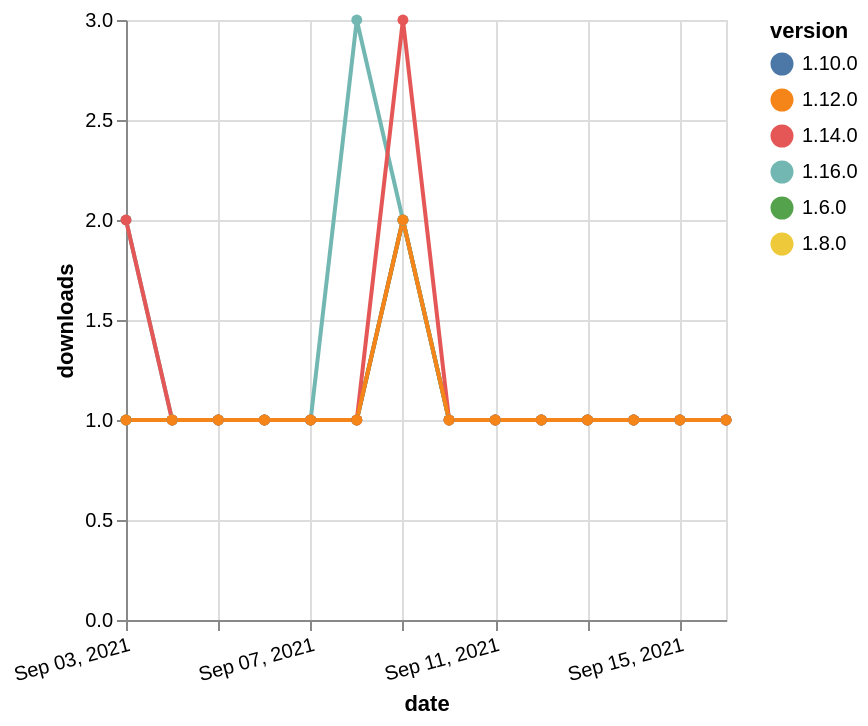

Vega-Lite specification for this chart:
### Vega-Lite specification from a JSON file in a GitHub repository (floating-point values rounded to 4 significant figures)
{"$schema": "https://vega.github.io/schema/vega-lite/v5.json", "description": "A simple bar chart with embedded data.", "data": {"values": [{"date": "2021-09-03", "total": 235, "delta": 1, "version": "1.6.0"}, {"date": "2021-09-04", "total": 236, "delta": 1, "version": "1.6.0"}, {"date": "2021-09-05", "total": 237, "delta": 1, "version": "1.6.0"}, {"date": "2021-09-06", "total": 238, "delta": 1, "version": "1.6.0"}, {"date": "2021-09-07", "total": 239, "delta": 1, "version": "1.6.0"}, {"date": "2021-09-08", "total": 240, "delta": 1, "version": "1.6.0"}, {"date": "2021-09-09", "total": 242, "delta": 2, "version": "1.6.0"}, {"date": "2021-09-10", "total": 243, "delta": 1, "version": "1.6.0"}, {"date": "2021-09-11", "total": 244, "delta": 1, "version": "1.6.0"}, {"date": "2021-09-12", "total": 245, "delta": 1, "version": "1.6.0"}, {"date": "2021-09-13", "total": 246, "delta": 1, "version": "1.6.0"}, {"date": "2021-09-14", "total": 247, "delta": 1, "version": "1.6.0"}, {"date": "2021-09-15", "total": 248, "delta": 1, "version": "1.6.0"}, {"date": "2021-09-16", "total": 249, "delta": 1, "version": "1.6.0"}, {"date": "2021-09-03", "total": 198, "delta": 1, "version": "1.8.0"}, {"date": "2021-09-04", "total": 199, "delta": 1, "version": "1.8.0"}, {"date": "2021-09-05", "total": 200, "delta": 1, "version": "1.8.0"}, {"date": "2021-09-06", "total": 201, "delta": 1, "version": "1.8.0"}, {"date": "2021-09-07", "total": 202, "delta": 1, "version": "1.8.0"}, {"date": "2021-09-08", "total": 203, "delta": 1, "version": "1.8.0"}, {"date": "2021-09-09", "total": 205, "delta": 2, "version": "1.8.0"}, {"date": "2021-09-10", "total": 206, "delta": 1, "version": "1.8.0"}, {"date": "2021-09-11", "total": 207, "delta": 1, "version": "1.8.0"}, {"date": "2021-09-12", "total": 208, "delta": 1, "version": "1.8.0"}, {"date": "2021-09-13", "total": 209, "delta": 1, "version": "1.8.0"}, {"date": "2021-09-14", "total": 210, "delta": 1, "version": "1.8.0"}, {"date": "2021-09-15", "total": 211, "delta": 1, "version": "1.8.0"}, {"date": "2021-09-16", "total": 212, "delta": 1, "version": "1.8.0"}, {"date": "2021-09-03", "total": 182, "delta": 1, "version": "1.10.0"}, {"date": "2021-09-04", "total": 183, "delta": 1, "version": "1.10.0"}, {"date": "2021-09-05", "total": 184, "delta": 1, "version": "1.10.0"}, {"date": "2021-09-06", "total": 185, "delta": 1, "version": "1.10.0"}, {"date": "2021-09-07", "total": 186, "delta": 1, "version": "1.10.0"}, {"date": "2021-09-08", "total": 187, "delta": 1, "version": "1.10.0"}, {"date": "2021-09-09", "total": 189, "delta": 2, "version": "1.10.0"}, {"date": "2021-09-10", "total": 190, "delta": 1, "version": "1.10.0"}, {"date": "2021-09-11", "total": 191, "delta": 1, "version": "1.10.0"}, {"date": "2021-09-12", "total": 192, "delta": 1, "version": "1.10.0"}, {"date": "2021-09-13", "total": 193, "delta": 1, "version": "1.10.0"}, {"date": "2021-09-14", "total": 194, "delta": 1, "version": "1.10.0"}, {"date": "2021-09-15", "total": 195, "delta": 1, "version": "1.10.0"}, {"date": "2021-09-16", "total": 196, "delta": 1, "version": "1.10.0"}, {"date": "2021-09-03", "total": 123, "delta": 2, "version": "1.16.0"}, {"date": "2021-09-04", "total": 124, "delta": 1, "version": "1.16.0"}, {"date": "2021-09-05", "total": 125, "delta": 1, "version": "1.16.0"}, {"date": "2021-09-06", "total": 126, "delta": 1, "version": "1.16.0"}, {"date": "2021-09-07", "total": 127, "delta": 1, "version": "1.16.0"}, {"date": "2021-09-08", "total": 130, "delta": 3, "version": "1.16.0"}, {"date": "2021-09-09", "total": 132, "delta": 2, "version": "1.16.0"}, {"date": "2021-09-10", "total": 133, "delta": 1, "version": "1.16.0"}, {"date": "2021-09-11", "total": 134, "delta": 1, "version": "1.16.0"}, {"date": "2021-09-12", "total": 135, "delta": 1, "version": "1.16.0"}, {"date": "2021-09-13", "total": 136, "delta": 1, "version": "1.16.0"}, {"date": "2021-09-14", "total": 137, "delta": 1, "version": "1.16.0"}, {"date": "2021-09-15", "total": 138, "delta": 1, "version": "1.16.0"}, {"date": "2021-09-16", "total": 139, "delta": 1, "version": "1.16.0"}, {"date": "2021-09-03", "total": 175, "delta": 2, "version": "1.14.0"}, {"date": "2021-09-04", "total": 176, "delta": 1, "version": "1.14.0"}, {"date": "2021-09-05", "total": 177, "delta": 1, "version": "1.14.0"}, {"date": "2021-09-06", "total": 178, "delta": 1, "version": "1.14.0"}, {"date": "2021-09-07", "total": 179, "delta": 1, "version": "1.14.0"}, {"date": "2021-09-08", "total": 180, "delta": 1, "version": "1.14.0"}, {"date": "2021-09-09", "total": 183, "delta": 3, "version": "1.14.0"}, {"date": "2021-09-10", "total": 184, "delta": 1, "version": "1.14.0"}, {"date": "2021-09-11", "total": 185, "delta": 1, "version": "1.14.0"}, {"date": "2021-09-12", "total": 186, "delta": 1, "version": "1.14.0"}, {"date": "2021-09-13", "total": 187, "delta": 1, "version": "1.14.0"}, {"date": "2021-09-14", "total": 188, "delta": 1, "version": "1.14.0"}, {"date": "2021-09-15", "total": 189, "delta": 1, "version": "1.14.0"}, {"date": "2021-09-16", "total": 190, "delta": 1, "version": "1.14.0"}, {"date": "2021-09-03", "total": 153, "delta": 1, "version": "1.12.0"}, {"date": "2021-09-04", "total": 154, "delta": 1, "version": "1.12.0"}, {"date": "2021-09-05", "total": 155, "delta": 1, "version": "1.12.0"}, {"date": "2021-09-06", "total": 156, "delta": 1, "version": "1.12.0"}, {"date": "2021-09-07", "total": 157, "delta": 1, "version": "1.12.0"}, {"date": "2021-09-08", "total": 158, "delta": 1, "version": "1.12.0"}, {"date": "2021-09-09", "total": 160, "delta": 2, "version": "1.12.0"}, {"date": "2021-09-10", "total": 161, "delta": 1, "version": "1.12.0"}, {"date": "2021-09-11", "total": 162, "delta": 1, "version": "1.12.0"}, {"date": "2021-09-12", "total": 163, "delta": 1, "version": "1.12.0"}, {"date": "2021-09-13", "total": 164, "delta": 1, "version": "1.12.0"}, {"date": "2021-09-14", "total": 165, "delta": 1, "version": "1.12.0"}, {"date": "2021-09-15", "total": 166, "delta": 1, "version": "1.12.0"}, {"date": "2021-09-16", "total": 167, "delta": 1, "version": "1.12.0"}]}, "width": "container", "mark": {"type": "line", "point": {"filled": true}}, "encoding": {"x": {"field": "date", "type": "temporal", "timeUnit": "yearmonthdate", "title": "date", "axis": {"labelAngle": -15}}, "y": {"field": "delta", "type": "quantitative", "title": "downloads"}, "color": {"field": "version", "type": "nominal"}, "tooltip": {"field": "delta"}}}
